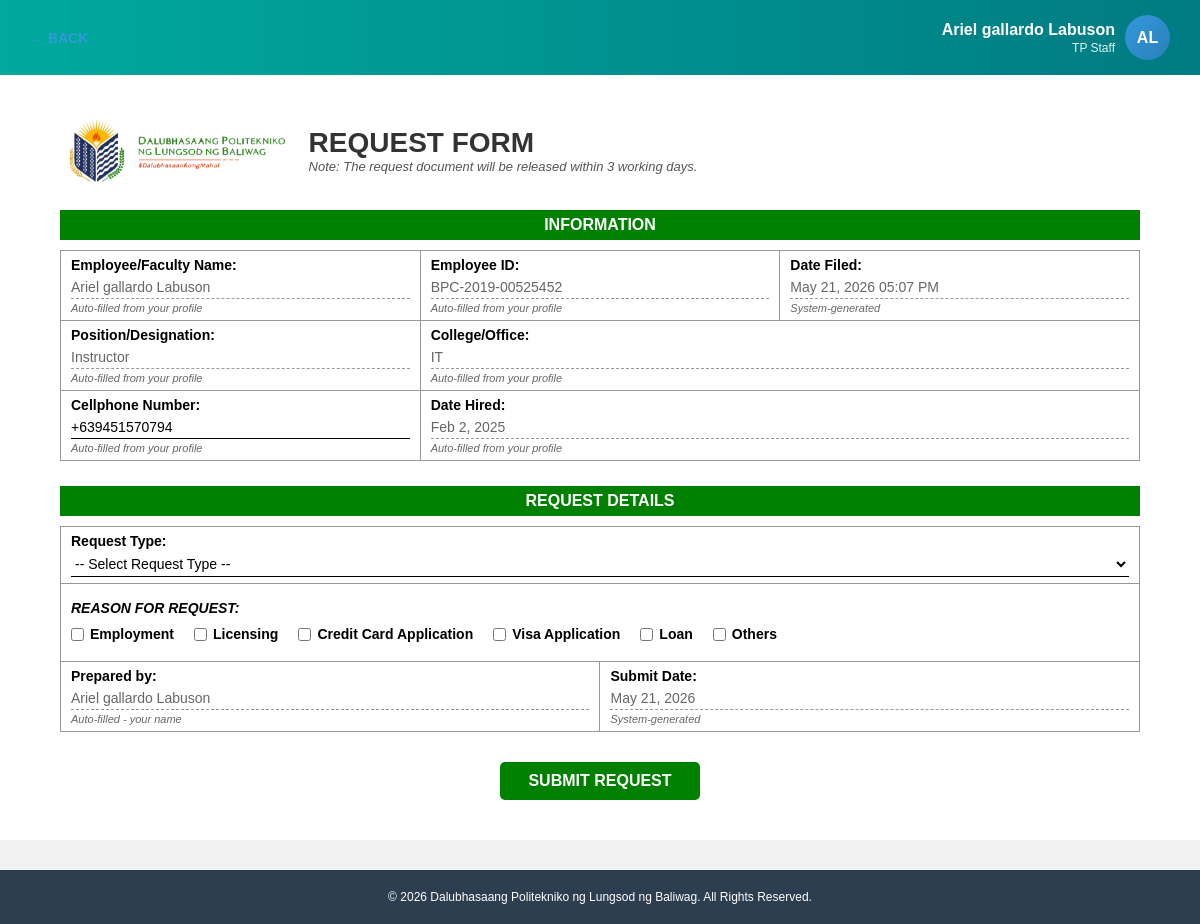
The app's page /php/user/requestform.php (signed in) with its own data.
### tables this page shows
CREATE TABLE `employees` (
  `id` int(11) NOT NULL,
  `employee_number` varchar(30) NOT NULL,
  `full_name` varchar(100) NOT NULL,
  `employee_type` enum('TP','NTP') NOT NULL,
  `department` varchar(100) DEFAULT NULL,
  `position` varchar(100) DEFAULT NULL,
  `credentials` varchar(50) DEFAULT NULL,
  `gender` enum('Male','Female') DEFAULT NULL,
  `address` text DEFAULT NULL,
  `phone` varchar(20) DEFAULT NULL,
  `email` varchar(100) DEFAULT NULL,
  `status` varchar(60) NOT NULL,
  `educational_attainment` varchar(60) NOT NULL,
  `school` varchar(60) NOT NULL,
  `created_at` timestamp NOT NULL DEFAULT current_timestamp(),
  `date_hired` varchar(60) DEFAULT NULL,
  `type` varchar(60) NOT NULL,
  `years_service` int(11) NOT NULL,
  `employment_status` varchar(11) NOT NULL,
  `leave_balance` varchar(11) NOT NULL
);

### php/user/requestform.php (the view, shortened to what this page needs)
<?php
require_once '../../database/connection.php';
$employee_id = $_SESSION['loggedUser'];
$query = "SELECT
    employee_number,
    full_name,
    employee_type,
    position,
    department,
    phone,
    date_hired,
    email,
    gender,
    address,
    status
FROM employees
WHERE employee_number = '$employee_id'";
$result = mysqli_query($connection, $query);
$employee = mysqli_fetch_assoc($result);
$employee_name = htmlspecialchars($employee['full_name']);
$employee_id_display = htmlspecialchars($employee['employee_number']);
$employee_type = htmlspecialchars($employee['employee_type']);
$position = htmlspecialchars($employee['position']);
$department = htmlspecialchars($employee['department']);
$phone = htmlspecialchars($employee['phone']);
$date_hired = !empty($employee['date_hired']) ? date('F d, Y', strtotime($employee['date_hired'])) : 'Not specified';
$name_parts = explode(' ', $employee_name);
$avatar_initials = '';
if (count($name_parts) >= 2) {
    $avatar_initials = strtoupper(substr($name_parts[0], 0, 1) . substr(end($name_parts), 0, 1));
} else {
    $avatar_initials = strtoupper(substr($employee_name, 0, 2));
}
$current_date = date('F d, Y');
$current_time = date('h:i A');
$current_datetime = $current_date . ' ' . $current_time;
$submit_date = $current_date;
?>
<!DOCTYPE html>
<html lang="en">
<head>
    <link rel="stylesheet" href="../../css/user/requestform.css">
</head>
<body>
  <header>
    <div class="left">
      <a href="./activity.php" class="back-btn">← BACK</a>
    </div>
    <div class="right">
      <div class="profile">
        <h3 id="userName"><?php echo $employee_name; ?></h3>
        <p id="userType"><?php echo $employee_type; ?> Staff</p>
      </div>
      <div class="avatar" id="userAvatar"><?php echo $avatar_initials; ?></div>
    </div>
  </header>
  <div class="form-container">
    <div class="form-header">
      <img src="logo 2.png" alt="Logo">
      <div>
        <h1>REQUEST FORM</h1>
        <p>Note: The request document will be released within 3 working days.</p>
      </div>
    </div>
    <div class="section-title">INFORMATION</div>
    <table>
      <tr>
        <td colspan="3">
          <label>Employee/Faculty Name:</label>
          <input type="text" id="employeeName" class="readonly" readonly
                 value="<?php echo $employee_name; ?>">
          <div class="system-info">Auto-filled from your profile</div>
        </td>
        <td>
          <label>Employee ID:</label>
          <input type="text" id="employeeId" class="readonly" readonly
                 value="<?php echo $employee_id_display; ?>">
          <div class="system-info">Auto-filled from your profile</div>
        </td>
        <td>
          <label>Date Filed:</label>
          <input type="text" id="dateFiled" class="readonly" readonly
                 value="<?php echo $current_datetime; ?>">
          <div class="system-info">System-generated</div>
        </td>
      </tr>
      <tr>
        <td colspan="3">
          <label>Position/Designation:</label>
          <input type="text" id="employeePosition" class="readonly" readonly
                 value="<?php echo $position; ?>">
          <div class="system-info">Auto-filled from your profile</div>
        </td>
        <td colspan="2">
          <label>College/Office:</label>
   <input type="text" id="employeeDepartment" class="readonly" readonly
                 value="<?php echo $department; ?>">
          <div class="system-info">Auto-filled from your profile</div>
        </td>
      </tr>
      <tr>
        <td colspan="3">
          <label>Cellphone Number:</label>
          <input type="text" id="contactNumber" placeholder="For updates"
                 value="<?php echo $phone; ?>">
          <div class="system-info">Auto-filled from your profile</div>
        </td>
        <td colspan="2">
          <label>Date Hired:</label>
          <input type="text" id="dateHired" class="readonly" readonly
                 value="<?php echo $date_hired; ?>">
          <div class="system-info">Auto-filled from your profile</div>
        </td>
      </tr>
    </table>
    <div class="section-title">REQUEST DETAILS</div>
    <table>
      <tr>
        <td colspan="5">
          <label>Request Type:</label>
          <select id="requestType">
            <option value="">-- Select Request Type --</option>
          </select>
        </td>
      </tr>
      <tr>
        <td colspan="5">
          <p style="font-weight:bold; font-style:italic; margin-top:10px;">REASON FOR REQUEST:</p>
          <div class="checkbox-group">
            <label><input type="checkbox" name="reason" value="employment"> Employment</label>
            <label><input type="checkbox" name="reason" value="licensing"> Licensing</label>
            <label><input type="checkbox" name="reason" value="credit-card"> Credit Card Application</label>
            <label><input type="checkbox" name="reason" value="visa"> Visa Application</label>
            <label><input type="checkbox" name="reason" value="loan"> Loan</label>
            <label><input type="checkbox" name="reason" value="others"> Others</label>
          </div>
        </td>
      </tr>
      <tr>
        <td colspan="3">
          <label>Prepared by:</label>
          <input type="text" id="preparedBy" class="readonly" readonly
                 value="<?php echo $employee_name; ?>">
          <div class="system-info">Auto-filled - your name</div>
        </td>
        <td colspan="2">
          <label>Submit Date:</label>
          <input type="text" id="submitDate" class="readonly" readonly
                 value="<?php echo $submit_date; ?>">
          <div class="system-info">System-generated</div>
        </td>
      </tr>
    </table>
    <button class="submit-btn" onclick="submitRequestForm()">SUBMIT REQUEST</button>
  </div>
  <footer>
    © <?php echo date('Y'); ?> Dalubhasaang Politekniko ng Lungsod ng Baliwag. All Rights Reserved.
  </footer>
</body>
</html>

### css/user/requestform.css (style rules this page uses)
* { margin: 0; padding: 0; box-sizing: border-box; font-family: 'Poppins', Arial, sans-serif; }
body { background-color: #f2f2f2; min-height: 100vh; display: flex; flex-direction: column; }
header { background: linear-gradient(90deg, #00a99d, #007b83); color: white; display: flex; justify-content: space-between; align-items: center; padding: 15px 30px; }
header .left { display: flex; align-items: center; gap: 10px; }
header .right { display: flex; align-items: center; gap: 10px; }
header .profile { display: flex; flex-direction: column; text-align: right; }
header .profile h3 { font-size: 16px; margin-bottom: 2px; }
header .profile p { font-size: 12px; opacity: 0.9; }
header .avatar { background-color: #005f5c; color: white; width: 45px; height: 45px; border-radius: 50%; display: flex; align-items: center; justify-content: center; font-weight: bold; }
.back-btn { color: white; font-size: 14px; text-decoration: none; display: flex; align-items: center; gap: 5px; }
.form-container { flex: 1; background-color: white; margin: 0; padding: 40px 60px; }
.form-header { display: flex; align-items: center; gap: 15px; margin-bottom: 20px; }
.form-header img { height: 70px; }
.form-header h1 { font-size: 28px; font-weight: 700; color: #333; }
.form-header p { font-size: 13px; color: #555; font-style: italic; }
.section-title { background-color: #008000; color: white; padding: 6px 10px; font-weight: bold; text-align: center; margin-top: 25px; margin-bottom: 10px; }
table { width: 100%; border-collapse: collapse; margin-bottom: 15px; }
td { border: 1px solid #999; padding: 6px 10px; font-size: 14px; vertical-align: top; }
td label { font-weight: bold; display: block; margin-bottom: 3px; }
input[type="text"], input[type="date"], select { width: 100%; border: none; border-bottom: 1px solid #000; outline: none; padding: 3px 0; font-size: 14px; background: transparent; }
.readonly { background-color: #f5f5f5; color: #666; cursor: not-allowed; border-bottom: 1px dashed #999 !important; }
.system-info { font-size: 11px; color: #666; font-style: italic; margin-top: 3px; }
.checkbox-group { display: flex; flex-wrap: wrap; gap: 20px; padding: 10px 0; }
.checkbox-group label { font-size: 14px; display: flex; align-items: center; gap: 6px; }
footer { text-align: center; font-size: 12px; color: #666; padding: 10px 0 30px; }
.submit-btn { display: block; width: 200px; margin: 30px auto 0; padding: 10px 20px; background-color: #008000; color: white; border: none; border-radius: 5px; font-size: 16px; font-weight: bold; cursor: pointer; transition: background-color 0.3s; }

### php/user/requestform.php (style rules this page uses)
.readonly { background-color: #f5f5f5; cursor: not-allowed; }
.system-info { font-size: 11px; color: #666; margin-top: 3px; font-style: italic; }
.profile { text-align: right; }
.avatar { width: 40px; height: 40px; background: linear-gradient(135deg, #3498db, #2980b9); color: white; border-radius: 50%; display: flex; align-items: center; justify-content: center; font-weight: bold; }
.back-btn { text-decoration: none; color: #3498db; font-weight: bold; display: inline-flex; align-items: center; gap: 5px; }
footer { text-align: center; padding: 20px; background: #2c3e50; color: white; margin-top: 30px; }

### records on screen
employees: full_name "AL", full_name "Ariel gallardo Labuson", employee_number "BPC-2019-00525452", position "Instructor", department "IT", phone "+639451570794", date_hired "Feb 2, 2025"
